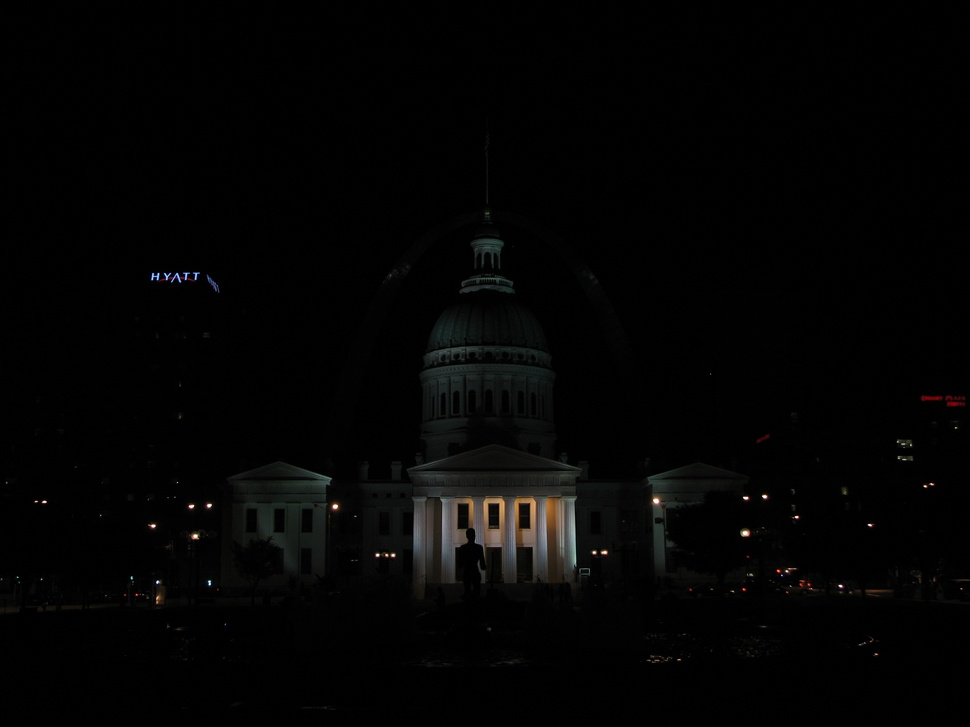
#> input picture opencv_course/10. HDR/img_0.033.jpg, 970 x 727 px, shrunk from 2816 x 2112 before the run
$ jupyter execute hdr.ipynb   (shell and % lines are left out)
#> lines starting #> are read from the running program, lines starting #| are printed output that depends on the picture
### Summary

- Use multiple exposures to create a balanced enhanced image (HDR)

### Imports and Assets

[cell 1]
# Import Libraries
import os
import cv2
import numpy as np
import matplotlib.pyplot as plt

from zipfile import ZipFile
from urllib.request import urlretrieve


def download_and_unzip(url, save_path):
    print(f"Downloading and extracting assests....", end="")

    # Downloading zip file using urllib package.
    urlretrieve(url, save_path)
#> (this line was passed over: the network is not available in this run)

    try:
        # Extracting zip file using the zipfile package.
        with ZipFile(save_path) as z:
            # Extract ZIP file contents in the same directory.
            z.extractall(os.path.split(save_path)[0])

        print("Done")

    except Exception as e:
        print("\nInvalid file.", e)

URL = r"https://www.dropbox.com/s/qa1hsyxt66pvj02/opencv_bootcamp_assets_NB10.zip?dl=1"

asset_zip_path = os.path.join(os.getcwd(), "opencv_bootcamp_assets_NB10.zip")

# Download if assest ZIP does not exists.
if not os.path.exists(asset_zip_path):
    download_and_unzip(URL, asset_zip_path)

### HDR

- The dynamic range of an image is limited to 8-bits (0-255)
- Very bright saturation = 0
- Very dark = 255

Dark saturation can reveal detail that bright saturation can't and vice versa.

Revealing both details will enhance the image into an HDR which is something a normal camera can't focus properly

[cell 2]
filenames = ["img_0.033.jpg", "img_0.25.jpg", "img_2.5.jpg", "img_15.jpg"]

# find exposure times in metadata of image
exposures = np.array([1/30, 0.25, 2.5, 15], dtype=np.float32)

# read images into cv2
images = []
for img in filenames:
    im = cv2.imread(img)
#> im is the input picture: shape (727, 970, 3); mean B, G, R 3.3, 3.6, 3.7
    im = cv2.cvtColor(im, cv2.COLOR_BGR2RGB)
    images.append(im)

[cell 3]
# display images
plt.figure(figsize=(20,4))

i = 1
for img in images:
    plt.subplot(1, 4, i)
    plt.imshow(img)
    plt.axis("off")
    i += 1
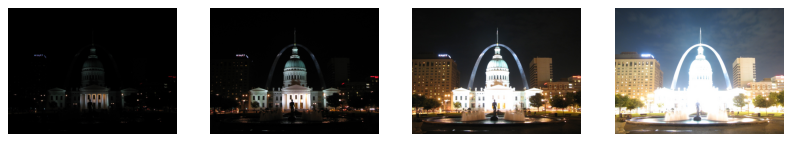
#> figure drawn by matplotlib, 4 panels

It is important to align the images perfectly in pixel because if not, the alignment with different exposures can create strange artifacts when combined (e.g. bad shape of the tower edge, strange geometry, etc.)

The code below uses brightness to align images together.

[cell 4]
# align images
align = cv2.createAlignMTB()
align.process(images, images)

Then we need to compute the camera response function (CRF)
- To make sure that scaling exposures especially while overlapping obey the function

[cell 5]
# find crf
calibrate_debevec = cv2.createCalibrateDebevec()
debevec_result = calibrate_debevec.process(images, exposures)

# plot crf
x = np.arange(256, dtype=np.uint8)
y = np.squeeze(debevec_result)

plt.figure(figsize=(30, 10))
plt.title("Debevec Inverse CRF", fontsize=30)
plt.xlabel("Measured Pixel Value", fontsize=25)
plt.ylabel("Callibrated Intensity", fontsize=25)
plt.grid()
plt.plot(x, y[:, 0], 'r', x, y[:, 1], 'g', x, y[:, 2], 'b')
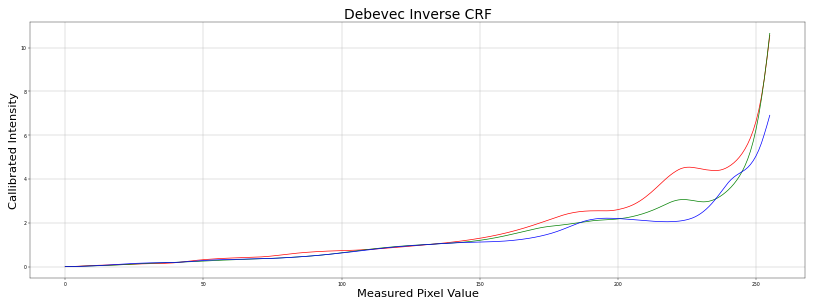
#> figure drawn by matplotlib, 1 panel; curve peaks at x = 255, y = 10.55; curve peaks at x = 255, y = 10.65; curve peaks at x = 255, y = 6.91

We then use this HDR calibration to create the HDR
    - Ignores 0 and 255 because it provides no useful information

[cell 6]
# merge exposures into hdr image
merge_debevec = cv2.createMergeDebevec()
hdr_debevec = merge_debevec.process(images, exposures, debevec_result)
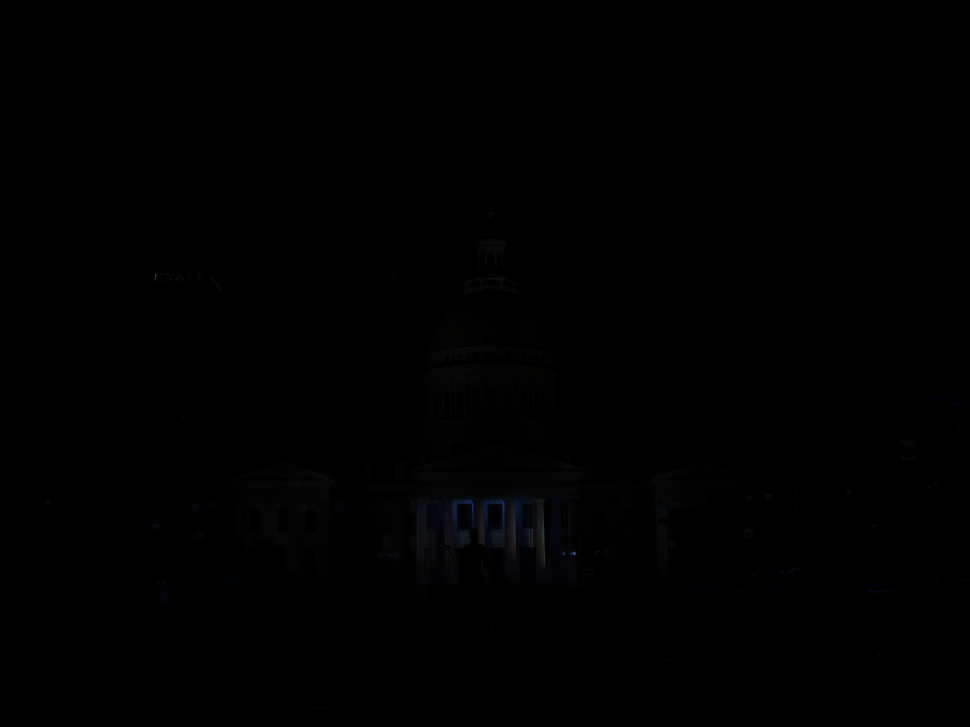
#> hdr_debevec: shape (727, 970, 3) float32; mean of channels 0, 1, 2 0.7, 0.5, 0.5; drawn as B, G, R

With this HDR, we use tonemapping to convert into the pixel range of 0 to 255 (8-bit channel). This is so that HDRs can be displayed in LDR monitors which are the common standard.

There exists three main methods: Drago's, Reinhart's and Mantiuk's (combination of previous)

[cell 7]
# tonemap with drago's
drago = cv2.createTonemapDrago(1, 0.7)
ldr_drago = drago.process(hdr_debevec)
#> ldr_drago: shape (727, 970, 3) float32; 0% of the values are NaN or infinite; the others: min 1.02e-11, max 1, mean 0.131
ldr_drago = 3 * ldr_drago
#> ldr_drago: shape (727, 970, 3) float32; 0% of the values are NaN or infinite; the others: min 3.07e-11, max 3, mean 0.393

# show ldr
plt.figure(figsize=(30, 10))
plt.imshow(ldr_drago)
plt.axis("off")
